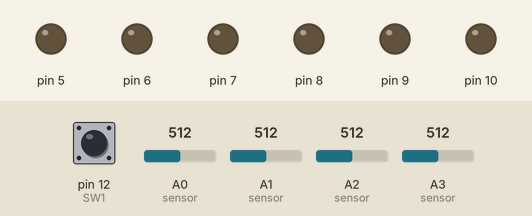
Recording of a sketch running on a simulated Arduino Uno, built with avr-gcc and run on an emulated ATmega328P. Parts: output pins drawn as LEDs (lit = HIGH). Inputs (shaded band) come from the test bench; at power-on: pin 12 (SW1) HIGH, A2 (sensor) = 512, A0 (sensor) = 512, A1 (sensor) = 512, A3 (sensor) = 512. What the sketch prints to the serial monitor is not drawn.

Above: at 1.2 s.
1.3 s: pin 12 (SW1) pulled LOW for 0.15 s
3.2 s: A2 (sensor) set to 310
4.7 s: A2 (sensor) set to 289
At 7.66 s:
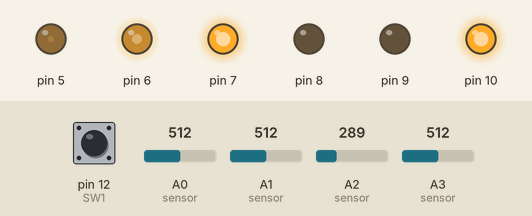
7.7 s: A0 (sensor) set to 245
10.7 s: A2 (sensor) set to 306
At 11.5 s:
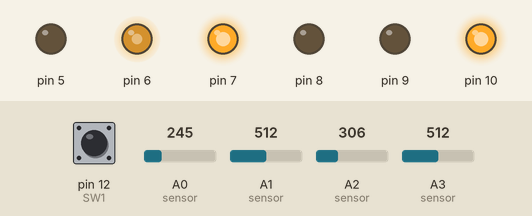
12.2 s: A1 (sensor) set to 440
13.7 s: A1 (sensor) set to 421
At 16.75 s:
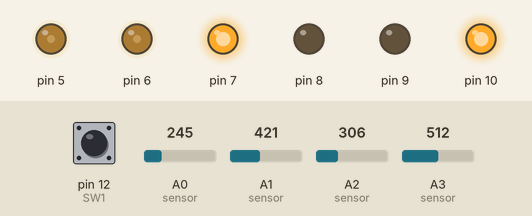
Timing chart, 0 to 21.4 s (numbered marks = the images above; inputs shaded):
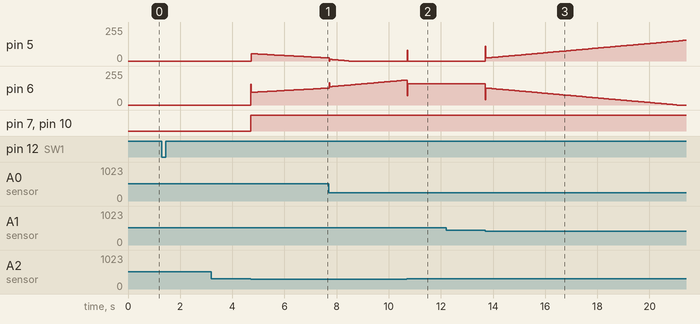

The sketch:

RobotLineFollwer.ino
```cpp
#include "robot_car.h"

#define EN1 5
#define EN2 6
#define IN1 7
#define IN2 8
#define IN3 9
#define IN4 10
#define SW1 12
#define SW2 11

Robot robot(EN2, IN4, IN3, IN1, IN2, EN1);

// A0: 50:300 / Right
// A1: 150:430 /
// A2: 80:300/
// A3: 350:550 /   Left

int sensor[4];
int value[4];
int thresh[4] = {300, 430, 300, 550};

void setup() {
  // put your setup code here, to run once:
  Serial.begin(9600);
  pinMode(SW1, INPUT_PULLUP);
  pinMode(A0, INPUT);
  pinMode(A1, INPUT);
  pinMode(A2, INPUT);
  pinMode(A3, INPUT);
  sensor[0] = 0;
  sensor[1] = 0;
  sensor[2] = 0;
  sensor[3] = 0;
  robot.stop();
}

void sensor_read()
{
  sensor[0] = analogRead(A0);
  sensor[1] = analogRead(A1);
  sensor[2] = analogRead(A2);
  sensor[3] = analogRead(A3);

  for(int i=0; i<4; i++)
  {
    value[i] = (sensor[i]>=thresh[i]) ? 1 : 0;
  }
}

int check()
{
  // Left -- Right
  if(value[3]==0 and value[2]==0 and value[1]==0 and value[0]==0) // Over
    return 99;
  //
  else if(value[3]==0 and value[2]==0 and value[1]==0 and value[0]==1) // Right Max -> Turn Right x2
    return -1;
  else if(value[3]==0 and value[2]==0 and value[1]==1 and value[0]==1) // Right Max -> Turn Right x2
    return -2;
  else if(value[3]==0 and value[2]==0 and value[1]==1 and value[0]==0) // Right -> Turn Right
    return -3;
  else if(value[3]==0 and value[2]==1 and value[1]==1 and value[0]==0) // balance -> Forward
    return 0;
  //
  else if(value[3]==1 and value[2]==0 and value[1]==0 and value[0]==0) // Left Max -> Turn Left x2
    return 1;
  else if(value[3]==1 and value[2]==1 and value[1]==0 and value[0]==0) // Left Max -> Turn Left x2
    return 2;
  else if(value[3]==0 and value[2]==1 and value[1]==0 and value[0]==0) // Left -> Turn Left
    return 3;
  //
  else return 100;  // Error
}

int old = 99;
int speed_fw = 100;
double Error = 0, SumError = 0, LastError = 0;
double BasePWM = 75;
double Kp = 10;       // Proporsional
double Ki = 0.1;      // Integral
double Kd = 30;      // Diferensial
double Ts = 1;        // Time sampling
int Kec_Max = 255;
int Kec_Min = 0;

void lineFollow() {
sensor_read();
  int NilaiPosisi = check();
  Serial.println(NilaiPosisi);
  if(NilaiPosisi==100 or NilaiPosisi==99) return;
  int SetPoint = 0;                      // Setpoint yang diinginkan
  Error = SetPoint - NilaiPosisi;        // Error
  double DeltaError = Error - LastError; // Delta Error (Selisih error sekarang e(t) dengan error sebelumya e(t-1))
  SumError += LastError;                 // Akumulasi error
  double P = Kp * Error;                 // Kontrol proporsional
  double I = Ki * SumError * Ts;         // Kontrol integral
  double D = ((Kd / Ts) * DeltaError);   // Kontrol derivative
  LastError = Error;                     // Error sebelumnya
  int  outPID = P + I + D;                    // Output PID
  double motorKi = BasePWM - outPID;     // Motor Kiri
  double motorKa = BasePWM + outPID;     // Motor Kanan
  /*** Pembatasan kecepatan ***/
  if (motorKi > Kec_Max)motorKi = Kec_Max;
  if (motorKi < Kec_Min)motorKi = Kec_Min;
  if (motorKa > Kec_Max)motorKa = Kec_Max;
  if (motorKa < Kec_Min)motorKa = Kec_Min;
  robot.turn(motorKa, motorKi);
  Serial.print(motorKa); Serial.print(" "); Serial.println(motorKi);
}

void loop() {
  // put your main code here, to run repeatedly:
  //while(digitalRead(SW1)==1);
//  sensor_read();
//  int ck = check();
//  robot.forward(80);
//  while(ck==99){sensor_read(); ck=check();};
//  while(1)
//  {
//    sensor_read();
//    ck = check();
//    switch(ck)
//    {
//      case 99:
//        if(old==99 || old==0)
//          robot.stop();
//        else if(old>0)
//        {
//          while(1)
//          {
//            robot.turn(0, 140);
//            sensor_read();
//            if(check()!=99)
//              break;
//          }
//        }
//        else if(old<0)
//        {
//          while(1)
//          {
//            robot.turn(140, 0);
//            sensor_read();
//            if(check()!=99)
//              break;
//          }
//        }
//        else
//          robot.stop();
//        break;
//      case 100:
//        robot.forward(100);
//        break;
//      case 0:
//        robot.forward(100);
//        break;
//      case 1: // turn left x2
//        robot.turn(40, 100);
//        break;
//      case 2: // turn left x2
//        robot.turn(40, 100);
//        break;
//      case 3: // turn left
//        robot.turn(80, 100);
//        break;
////
//      case -1: // turn right x2
//        robot.turn(100, 60);
//        break;
//      case -2: // turn right x2
//        robot.turn(100, 60);
//        break;
//      case -3: // turn right
//        robot.turn(100, 80);
//        break;
//    }
//
//    if(old!=ck)
//      old = ck;
//  }
  int ck;
  while(digitalRead(SW1)==1);
  while(true)
  {
    lineFollow();
//    sensor_read();
//    ck = check();
//    switch(ck)
//    {
//      case 0: // forward
//        robot.forward(speed_fw);
//        break;
//      case 1: // turn left x2
//        robot.turn(speed_fw/4, speed_fw);
//        break;
//      case 2: // turn left x2
//        robot.turn(speed_fw/4, speed_fw);
//        break;
//      case 3: // turn left
//        robot.turn(speed_fw*2/3, speed_fw);
//        break;
////
//      case -1: // turn right x2
//        robot.turn(speed_fw, speed_fw/4);
//        break;
//      case -2: // turn right x2
//        robot.turn(speed_fw, speed_fw/4);
//        break;
//      case -3: // turn right
//        robot.turn(speed_fw, speed_fw*2/3);
//        break;
//    }
  }
}
```

robot_car.h
```cpp
#ifndef _ROBOT_CAR_H_
#define _ROBOT_CAR_H_

#include "Arduino.h"

class Motor{
   public:
		void setMotor(uint8_t EN, uint8_t INx, uint8_t INy);

		void setSpeed(uint8_t speed);

		void setDirect(uint8_t direct);

		void enable();

  private:
		uint8_t EN, INx, INy;
		uint8_t speed, direct;
};

class Robot{
  public:
		Robot(uint8_t EN1, uint8_t IN1, uint8_t IN2, uint8_t IN3, uint8_t IN4, uint8_t EN2);

		void forward(uint8_t speed);

		void back(uint8_t speed);

		void crolLeft(uint8_t speed);

		void crolRight(uint8_t speed);

		void turn(uint8_t speedL, uint8_t speedR);

		void stop();

  private:
		Motor leftMotor, rightMotor;
};


#endif
```

Measured:
- the behaviour switches between 300 and 299 on A2 (sensor) (found by bisection; images 0 and 1)
- the behaviour switches between 430 and 429 on A1 (sensor) (found by bisection; images 2 and 3)
- after the input at 4.7 s, pin 7, pin 10: LOW → HIGH at once
- after the input at 10.7 s, pin 5: 0/255 → 81/255 at once, → 0/255 0.02 s later
